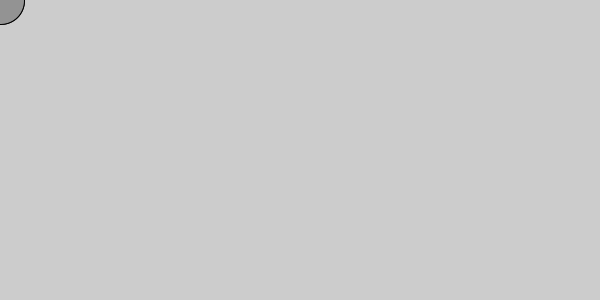
Frame 1 (no input)
Frame 60 (the mouse pressed at the canvas centre just before this capture): identical to frame 1, image omitted
Frame 120 (the mouse held since frame 60 and released just before this capture): identical to frame 1, image omitted

The Processing sketch that drew this single still picture (run headless with seeded random() and noise(); from frame 60 on, the mouse is pressed at the canvas centre):

// Processing sketch: processing_43499
// ── processing_43499.pde

int num = 50; //円の個数
int[] x = new int[num]; //x座標を記録する配列
int[] y = new int[num]; //y座標を記録する配列

void setup() {
  size(600, 300);
}

void draw() {
   background(204); //画面をリセット
  //配列を参照して円を描画する
  for(int i = 0 ; i < num ; i++) {
    fill(i * 3);
    ellipse(x[i], y[i], i, i);
  }
}

//マウスが動いたときの処理：マウスの座標を記録する
void mouseMoved() {
  //配列の値をひとつ後ろへ移動する
  for(int i = num - 1 ; i > 0 ; i--) {
    x[i] = x[i-1];
    y[i] = y[i-1];
  }
  x[0] = mouseX;
  y[0] = mouseY;
}
